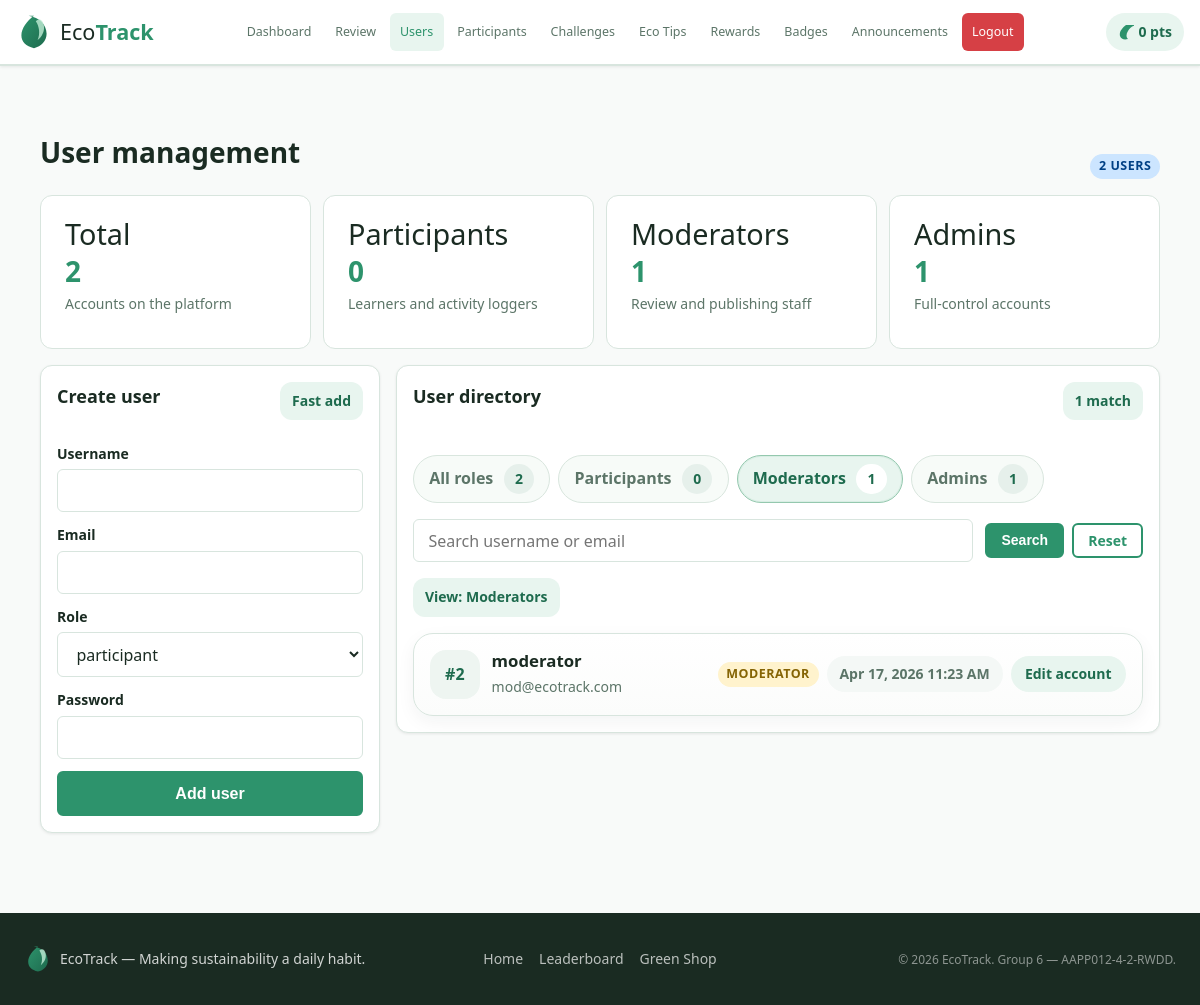
The app's page /admin/user_management.php?role=moderator (signed in) with its own data.
### tables this page shows
CREATE TABLE IF NOT EXISTS users (
  user_id INT AUTO_INCREMENT PRIMARY KEY,
  username VARCHAR(50) NOT NULL UNIQUE,
  email VARCHAR(100) NOT NULL UNIQUE,
  password VARCHAR(255) NOT NULL,
  role ENUM('participant','moderator','admin') NOT NULL DEFAULT 'participant',
  points INT NOT NULL DEFAULT 0,
  streak INT NOT NULL DEFAULT 0,
  last_checkin DATE DEFAULT NULL,
  avatar VARCHAR(255) DEFAULT NULL,
  created_at DATETIME DEFAULT CURRENT_TIMESTAMP
);

### database/db.php (called while the page is built, shortened)
<?php
function normalizeConnectionCandidates(array $values): array
{
    $normalized = [];
    foreach ($values as $value) {
        $value = trim((string)$value);
        $normalized[] = $value;
    }
    return $normalized;
}
function getConnectionAttempts(): array
{
    $hosts = normalizeConnectionCandidates([
        DB_HOST,
        DB_HOST === 'localhost' ? '127.0.0.1' : 'localhost',
    ]);
    $databases = normalizeConnectionCandidates([
        DB_NAME,
    ]);
    $attempts = [];
    foreach ($hosts as $host) {
        foreach ($databases as $database) {
            $attempts[] = [
                'host' => $host,
                'database' => $database,
            ];
        }
    }
    return $attempts;
}
function getPDO(): PDO
{
    static $pdo = null;
    if ($pdo === null) {
        $options = [
            PDO::ATTR_ERRMODE            => PDO::ERRMODE_EXCEPTION,
            PDO::ATTR_DEFAULT_FETCH_MODE => PDO::FETCH_ASSOC,
            PDO::ATTR_EMULATE_PREPARES   => false,
        ];
        $errors = [];
        foreach (getConnectionAttempts() as $attempt) {
            $dsn = sprintf(
                'mysql:host=%s;dbname=%s;charset=%s',
                $attempt['host'],
                $attempt['database'],
                DB_CHARSET
            );
            try {
                $pdo = new PDO($dsn, DB_USER, DB_PASS, $options);
                return $pdo;
            } catch (PDOException $e) {
                $errors[] = sprintf(
                    '[host=%s db=%s] %s',
                    $attempt['host'],
                    $attempt['database'],
                    $e->getMessage()
                );
            }
        }
        exit('Database connection failed. Please contact the administrator.');
    }
    return $pdo;
}

### includes/functions.php (called while the page is built, shortened)
<?php
require_once __DIR__ . '/../database/db.php';
function sanitise(mixed $value): string
{
    return htmlspecialchars((string)$value, ENT_QUOTES | ENT_SUBSTITUTE, 'UTF-8');
}

### admin/user_management.php (the view, shortened to what this page needs)
<?php
require_once __DIR__ . '/../database/db.php';
require_once __DIR__ . '/../includes/functions.php';
$pdo = getPDO();
$userForm = [
    'username' => '',
    'email' => '',
    'role' => 'participant',
];
$roleCounts = [
    'participant' => 0,
    'moderator' => 0,
    'admin' => 0,
];
$roleRows = $pdo->query('SELECT role, COUNT(*) AS total FROM users GROUP BY role')->fetchAll() ?: [];
foreach ($roleRows as $row) {
    $roleKey = (string)($row['role'] ?? '');
    if (array_key_exists($roleKey, $roleCounts)) {
        $roleCounts[$roleKey] = (int)$row['total'];
    }
}
$totalUsers = array_sum($roleCounts);
$filterRole = $_GET['role'] ?? 'all';
$searchQuery = trim($_GET['q'] ?? '');
$currentPage = max(1, (int)($_GET['page'] ?? 1));
$perPage = 8;
$where = [];
$params = [];
if ($filterRole !== 'all') {
    $where[] = 'role = :role';
    $params['role'] = $filterRole;
}
$whereSql = $where ? ' WHERE ' . implode(' AND ', $where) : '';
$countStmt = $pdo->prepare('SELECT COUNT(*) FROM users' . $whereSql);
$countStmt->execute($params);
$filteredUsers = (int)$countStmt->fetchColumn();
$totalPages = max(1, (int)ceil($filteredUsers / $perPage));
$currentPage = min($currentPage, $totalPages);
$offset = ($currentPage - 1) * $perPage;
$userStmt = $pdo->prepare(
    'SELECT user_id, username, email, role, created_at
     FROM users' . $whereSql . '
     ORDER BY FIELD(role, "admin", "moderator", "participant"), username ASC, user_id ASC
     LIMIT :limit OFFSET :offset'
);
foreach ($params as $key => $param) {
    $userStmt->bindValue(':' . $key, $param);
}
$userStmt->bindValue(':limit', $perPage, PDO::PARAM_INT);
$userStmt->bindValue(':offset', $offset, PDO::PARAM_INT);
$userStmt->execute();
$users = $userStmt->fetchAll() ?: [];
$buildUserManagementUrl = static function (array $overrides = []) use ($filterRole, $searchQuery, $currentPage): string {
    $params = [
        'role' => $filterRole,
        'q' => $searchQuery,
        'page' => $currentPage,
    ];
    foreach ($overrides as $key => $value) {
        $params[$key] = $value;
    }
    if (($params['role'] ?? 'all') === 'all') {
        unset($params['role']);
    }
    if (($params['q'] ?? '') === '') {
        unset($params['q']);
    }
    if (($params['page'] ?? 1) <= 1) {
        unset($params['page']);
    }
    $query = http_build_query($params);
    return 'user_management.php' . ($query ? '?' . $query : '');
};
$formatCreated = static function (?string $value): string {
    if (!$value) {
        return 'Unknown date';
    }
    $timestamp = strtotime($value);
    if ($timestamp === false) {
        return $value;
    }
    return date('M j, Y g:i A', $timestamp);
};
$roleMeta = [
    'admin' => ['label' => 'Admin', 'badge' => 'badge-grey'],
    'moderator' => ['label' => 'Moderator', 'badge' => 'badge-amber'],
    'participant' => ['label' => 'Participant', 'badge' => 'badge-blue'],
];
$roleFilters = [
    'all' => ['label' => 'All roles', 'count' => $totalUsers],
    'participant' => ['label' => 'Participants', 'count' => $roleCounts['participant']],
    'moderator' => ['label' => 'Moderators', 'count' => $roleCounts['moderator']],
    'admin' => ['label' => 'Admins', 'count' => $roleCounts['admin']],
];
$activeFilterLabel = $roleFilters[$filterRole]['label'] ?? 'All roles';
require_once __DIR__ . '/../layout/header.php';
?>
<div class="container page-shell admin-user-management-shell">
  <div class="section-header admin-user-management-header">
    <div>
      <h1 class="section-header__title">User management</h1>
    </div>
    <span class="badge badge-blue"><?= $totalUsers ?> user<?= $totalUsers === 1 ? '' : 's' ?></span>
  </div>
  <div class="dashboard-grid admin-user-summary-grid">
    <article class="stat-widget admin-user-summary-card">
      <span class="stat-widget__icon">Total</span>
      <span class="stat-widget__value"><?= $totalUsers ?></span>
      <span class="stat-widget__label">Accounts on the platform</span>
    </article>
    <article class="stat-widget admin-user-summary-card">
      <span class="stat-widget__icon">Participants</span>
      <span class="stat-widget__value"><?= $roleCounts['participant'] ?></span>
      <span class="stat-widget__label">Learners and activity loggers</span>
    </article>
    <article class="stat-widget admin-user-summary-card">
      <span class="stat-widget__icon">Moderators</span>
      <span class="stat-widget__value"><?= $roleCounts['moderator'] ?></span>
      <span class="stat-widget__label">Review and publishing staff</span>
    </article>
    <article class="stat-widget admin-user-summary-card">
      <span class="stat-widget__icon">Admins</span>
      <span class="stat-widget__value"><?= $roleCounts['admin'] ?></span>
      <span class="stat-widget__label">Full-control accounts</span>
    </article>
  </div>
  <div class="admin-user-management-layout">
    <aside class="card admin-user-create-card">
      <div class="admin-user-create-card__header">
        <div>
          <h2 class="card-title">Create user</h2>
        </div>
        <span class="inline-pill-note">Fast add</span>
      </div>
      <form method="POST" class="form-card admin-user-create-form">
        <div class="form-group" style="margin-bottom:0;">
          <label for="create_username">Username</label>
          <input type="text" id="create_username" name="username" maxlength="50" value="<?= sanitise($userForm['username']) ?>" required>
        </div>
        <div class="form-group" style="margin-bottom:0;">
          <label for="create_email">Email</label>
          <input type="email" id="create_email" name="email" maxlength="100" value="<?= sanitise($userForm['email']) ?>" required>
        </div>
        <div class="form-group" style="margin-bottom:0;">
          <label for="create_role">Role</label>
          <select id="create_role" name="role">
            <option value="participant" <?= $userForm['role'] === 'participant' ? 'selected' : '' ?>>participant</option>
          </select>
        </div>
        <div class="form-group" style="margin-bottom:0;">
          <label for="create_password">Password</label>
          <input type="password" id="create_password" name="password" minlength="8" required>
        </div>
        <button type="submit" class="btn btn-primary btn-block">Add user</button>
      </form>
    </aside>
    <section class="card admin-user-directory-card">
      <div class="admin-card-header admin-user-directory-card__header">
        <div>
          <h2 class="card-title">User directory</h2>
        </div>
        <span class="inline-pill-note"><?= $filteredUsers ?> match<?= $filteredUsers === 1 ? '' : 'es' ?></span>
      </div>
      <div class="admin-user-role-switch" aria-label="Filter users by role">
        <?php foreach ($roleFilters as $roleKey => $filter): ?>
          <a
            href="<?= sanitise($buildUserManagementUrl(['role' => $roleKey, 'page' => 1])) ?>"
            class="admin-user-role-chip<?= $filterRole === $roleKey ? ' admin-user-role-chip--active' : '' ?>"
          >
            <span><?= sanitise($filter['label']) ?></span>
            <strong><?= (int)$filter['count'] ?></strong>
          </a>
        <?php endforeach; ?>
      </div>
      <form method="GET" class="admin-user-toolbar">
        <div class="admin-user-toolbar__search">
          <input type="text" id="user_search" name="q" value="<?= sanitise($searchQuery) ?>" placeholder="Search username or email">
        </div>
        <div class="admin-user-toolbar__filters">
          <button type="submit" class="btn btn-primary btn-sm">Search</button>
          <?php if ($searchQuery !== '' || $filterRole !== 'all'): ?>
            <a href="user_management.php" class="btn btn-outline btn-sm">Reset</a>
          <?php endif; ?>
        </div>
      </form>
      <div class="admin-user-results-bar">
        <span class="inline-pill-note">View: <?= sanitise($activeFilterLabel) ?></span>
      </div>
      <?php if (empty($users)): ?>
        <div class="admin-user-empty">
          <h3>No users match this view</h3>
          <p class="empty-state__text">Try clearing the search or switching the role filter to see more accounts.</p>
        </div>
      <?php else: ?>
        <div class="admin-user-list">
          <?php foreach ($users as $u): ?>
            <?php $meta = $roleMeta[$u['role']] ?? $roleMeta['participant']; ?>
            <details class="admin-user-item">
              <summary class="admin-user-item__summary">
                <div class="admin-user-item__identity">
                  <span class="admin-user-item__id">#<?= (int)$u['user_id'] ?></span>
                  <div class="admin-user-item__identity-body">
                    <strong><?= sanitise($u['username']) ?></strong>
                    <p><?= sanitise($u['email']) ?></p>
                  </div>
                </div>
                <div class="admin-user-item__stats">
                  <span class="badge <?= $meta['badge'] ?>"><?= sanitise($meta['label']) ?></span>
                  <span class="admin-user-item__metric"><?= sanitise($formatCreated((string)$u['created_at'])) ?></span>
                  <span class="admin-user-item__toggle">Edit account</span>
                </div>
              </summary>
            </details>
          <?php endforeach; ?>
        </div>
      <?php endif; ?>
    </section>
  </div>
</div>
<?php require_once __DIR__ . '/../layout/footer.php'; ?>

### layout/header.php (shortened to what this page needs)
<?php
$role      = $_SESSION['role'] ?? 'guest';
?>
<!DOCTYPE html>
<html lang="en">
<head>
  <link rel="stylesheet" href="<?= BASE_URL ?>/assets/css/style.css">
</head>
<body>
<header class="navbar" role="banner">
  <div class="nav-container">
    <a href="<?= BASE_URL ?>/index.php" class="nav-logo" aria-label="EcoTrack Home">
      <img src="<?= BASE_URL ?>/assets/img/logo.svg" alt="EcoTrack leaf logo" width="36" height="36">
      <span class="logo-text">Eco<strong>Track</strong></span>
    </a>
    <nav class="nav-menu" id="navMenu" role="navigation" aria-label="Main navigation">
      <?php if ($role === 'participant'): ?>
        <a href="<?= BASE_URL ?>/participant/dashboard.php">Dashboard</a>
        <a href="<?= BASE_URL ?>/participant/log_activity.php">Log Activity</a>
        <a href="<?= BASE_URL ?>/participant/challenges.php">Challenges</a>
        <a href="<?= BASE_URL ?>/participant/shop.php">Green Shop</a>
        <a href="<?= BASE_URL ?>/participant/points.php">Points</a>
        <a href="<?= BASE_URL ?>/participant/leaderboard.php">Leaderboard</a>
        <a href="<?= BASE_URL ?>/participant/profile.php">Profile</a>
      <?php elseif ($role === 'admin'): ?>
        <a href="<?= BASE_URL ?>/admin/dashboard.php">Dashboard</a>
        <a href="<?= BASE_URL ?>/admin/review_submissions.php">Review</a>
        <a href="<?= BASE_URL ?>/admin/user_management.php">Users</a>
        <a href="<?= BASE_URL ?>/admin/participant_table.php">Participants</a>
        <a href="<?= BASE_URL ?>/admin/challenge_management.php">Challenges</a>
        <a href="<?= BASE_URL ?>/admin/eco_tips.php">Eco Tips</a>
        <a href="<?= BASE_URL ?>/admin/rewards_management.php">Rewards</a>
        <a href="<?= BASE_URL ?>/admin/badges_management.php">Badges</a>
        <a href="<?= BASE_URL ?>/admin/announcements.php">Announcements</a>
      <?php else: ?>
        <a href="<?= BASE_URL ?>/login.php">Login</a>
        <a href="<?= BASE_URL ?>/register.php">Register</a>
      <?php endif; ?>
      <?php if (isset($_SESSION['user_id'])): ?>
        <a href="<?= BASE_URL ?>/logout.php" class="nav-logout">Logout</a>
      <?php endif; ?>
    </nav>
    <?php if (isset($_SESSION['user_id'])): ?>
      <?php
        $u = getPDO()->prepare('SELECT points FROM users WHERE user_id = ?');
        $u->execute([$_SESSION['user_id']]);
        $pts = (int)($u->fetchColumn() ?: 0);
      ?>
      <div class="nav-points" aria-label="Your points balance">
        <img src="<?= BASE_URL ?>/assets/img/icon_leaf.svg" alt="" width="16" height="16">
        <span id="navPointsBadge"><?= $pts ?> pts</span>
      </div>
    <?php endif; ?>
  </div>
</header>
<main id="mainContent">

### records on screen
users: points "0"
users: user_id "2", username "moderator", email "mod@ecotrack.com", role "MODERATOR", created_at "Apr 17, 2026 11:23 AM"

### other values on screen
$totalUsers "2"
$roleCounts['participant'] "0"
$roleCounts['moderator'] "1"
$roleCounts['admin'] "1"
$filteredUsers "1"
sanitise($filter['label']) "All roles"
$filter['count'] "2"
sanitise($filter['label']) "Participants"
$filter['count'] "0"
sanitise($filter['label']) "Moderators"
$filter['count'] "1"
sanitise($filter['label']) "Admins"
sanitise($activeFilterLabel) "Moderators"
